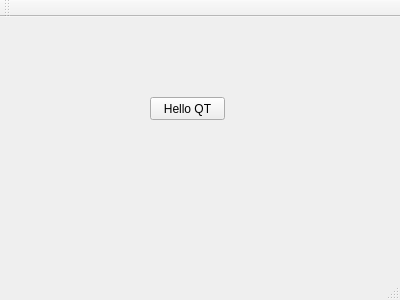
<?xml version="1.0" encoding="UTF-8"?>
<ui version="4.0">
 <class>MainWindow</class>
 <widget class="QMainWindow" name="MainWindow">
  <property name="geometry">
   <rect>
    <x>0</x>
    <y>0</y>
    <width>400</width>
    <height>300</height>
   </rect>
  </property>
  <property name="windowTitle">
   <string>MainWindow</string>
  </property>
  <widget class="QWidget" name="centralWidget">
   <widget class="QPushButton" name="pushButton">
    <property name="geometry">
     <rect>
      <x>150</x>
      <y>80</y>
      <width>75</width>
      <height>23</height>
     </rect>
    </property>
    <property name="text">
     <string>Hello QT</string>
    </property>
    <property name="flat">
     <bool>false</bool>
    </property>
   </widget>
  </widget>
  <widget class="QMenuBar" name="menuBar">
   <property name="geometry">
    <rect>
     <x>0</x>
     <y>0</y>
     <width>400</width>
     <height>23</height>
    </rect>
   </property>
  </widget>
  <widget class="QToolBar" name="mainToolBar">
   <attribute name="toolBarArea">
    <enum>TopToolBarArea</enum>
   </attribute>
   <attribute name="toolBarBreak">
    <bool>false</bool>
   </attribute>
  </widget>
  <widget class="QStatusBar" name="statusBar"/>
 </widget>
 <layoutdefault spacing="6" margin="11"/>
 <resources/>
 <connections/>
</ui>
